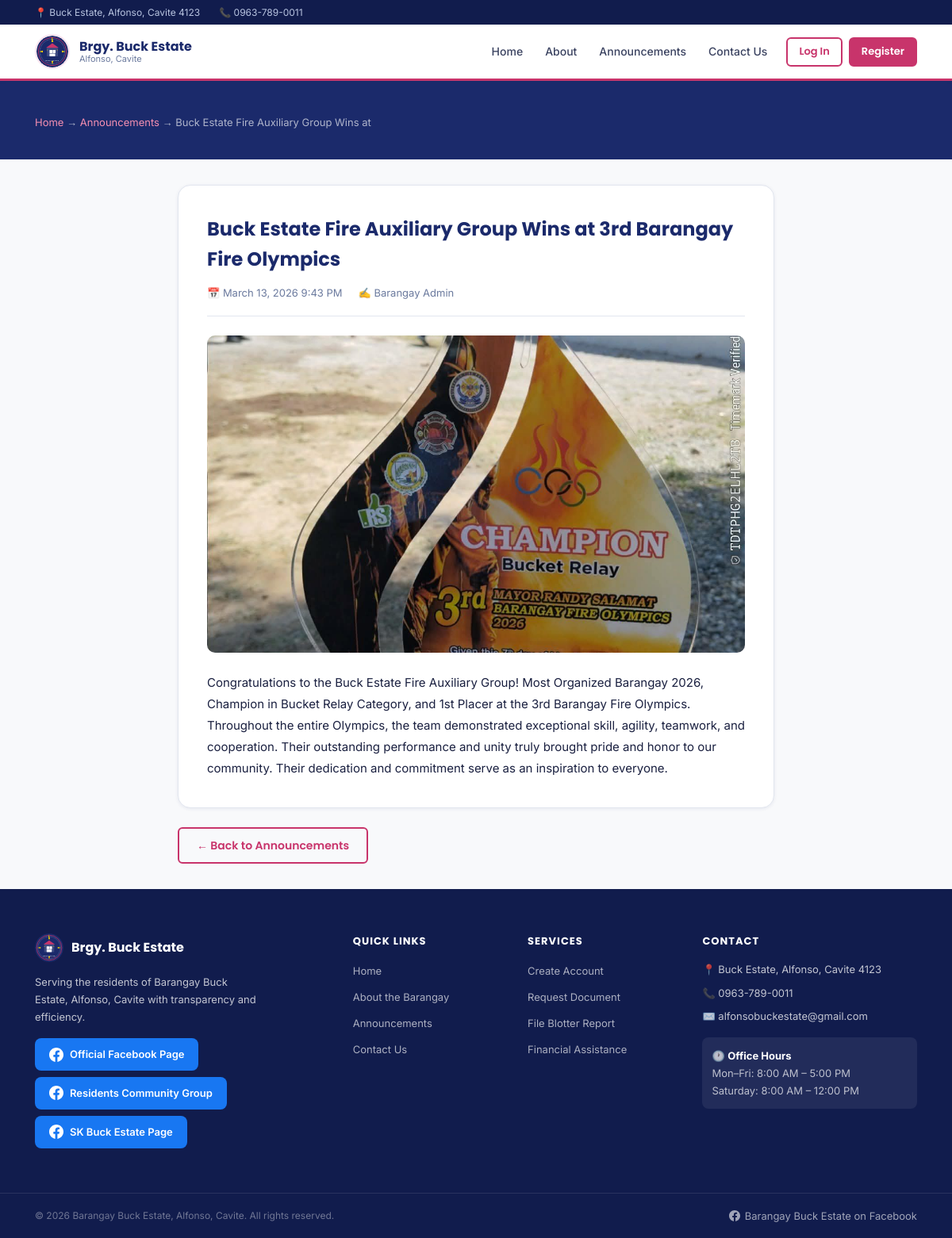
/announcement.php?id=2, run on the app's committed database.
### tables this page shows
CREATE TABLE IF NOT EXISTS `announcements` (
    `id`         INT AUTO_INCREMENT PRIMARY KEY,
    `title`      VARCHAR(255) NOT NULL,
    `content`    TEXT NOT NULL,
    `image_url`  VARCHAR(500),
    `posted_by`  INT,
    `status`     ENUM('published','draft','archived') DEFAULT 'published',
    `created_at` TIMESTAMP DEFAULT CURRENT_TIMESTAMP,
    `updated_at` TIMESTAMP DEFAULT CURRENT_TIMESTAMP ON UPDATE CURRENT_TIMESTAMP,
    FOREIGN KEY (`posted_by`) REFERENCES `users`(`id`) ON DELETE SET NULL
);

CREATE TABLE IF NOT EXISTS `users` (
    `id`         INT AUTO_INCREMENT PRIMARY KEY,
    `fname`      VARCHAR(100) NOT NULL,
    `lname`      VARCHAR(100) NOT NULL,
    `email`      VARCHAR(150) NOT NULL UNIQUE,
    `password`   VARCHAR(255) NOT NULL,
    `address`    TEXT NOT NULL,
    `contact`    VARCHAR(20) NOT NULL,
    `role`       ENUM('resident','admin') NOT NULL DEFAULT 'resident',
    `status`     ENUM('active','inactive') NOT NULL DEFAULT 'active',
    `created_at` TIMESTAMP DEFAULT CURRENT_TIMESTAMP
);

### includes/functions.php (called while the page is built, shortened)
<?php
function sanitize(string $value): string {
    return htmlspecialchars(trim($value), ENT_QUOTES, 'UTF-8');
}
function formatDateTime(string $date): string {
    return date('F j, Y g:i A', strtotime($date));
}

### announcement.php (the view, shortened to what this page needs)
<?php
require_once __DIR__ . '/includes/functions.php';
$pdo = getDB();
$id  = (int)($_GET['id'] ?? 0);
$stmt = $pdo->prepare("SELECT a.*, u.fname, u.lname FROM announcements a LEFT JOIN users u ON a.posted_by=u.id WHERE a.id=? AND a.status='published'");
$stmt->execute([$id]);
$ann = $stmt->fetch();
require_once __DIR__ . '/includes/header.php';
?>
<div class="page-header">
    <div class="container">
        <p class="page-header__breadcrumb"><a href="/index.php">Home</a> → <a href="/announcements.php">Announcements</a> → <?= sanitize(substr($ann['title'],0,40)) ?></p>
    </div>
</div>
<section class="section--sm">
    <div class="container" style="max-width:800px;">
        <div class="announce-detail fade-in">
            <h1 class="announce-detail__title"><?= sanitize($ann['title']) ?></h1>
            <div class="announce-detail__meta">
                <span>📅 <?= formatDateTime($ann['created_at']) ?></span>
                <span>✍️ <?= sanitize($ann['fname'] . ' ' . $ann['lname']) ?></span>
            </div>
            <?php if (!empty($ann['image_url'])): ?>
                <img src="<?= sanitize($ann['image_url']) ?>" alt="<?= sanitize($ann['title']) ?>" class="announce-detail__img" loading="lazy">
            <?php endif; ?>
            <div class="announce-detail__content"><?= nl2br(sanitize($ann['content'])) ?></div>
        </div>
        <div class="mt-3">
            <a href="/announcements.php" class="btn btn--outline">← Back to Announcements</a>
        </div>
    </div>
</section>
<?php require_once __DIR__ . '/includes/footer.php'; ?>

### assets/css/style.css (style rules this page uses)
:root { --primary: #1B2A6B; --primary-dark: #111c4d; --primary-light: #2d3f8a; --accent: #C8346B; --accent-dark: #a02758; --accent-light: #fce4ef; --white: #ffffff; --gray-50: #f8f9fb; --gray-100: #f0f2f7; --gray-200: #e2e6ef; --gray-300: #c8cfe0; --gray-500: #6b7a9e; --gray-700: #3a4260; --text: #1a2040; --text-muted: #6b7a9e; --success: #1a8f5a; --success-bg: #e6f7f0; --warning: #b77c00; --warning-bg: #fff8e1; --danger: #c0392b; --danger-bg: #fdecea; --info: #1565c0; --info-bg: #e3f0ff; --radius-sm: 6px; --radius: 10px; --radius-lg: 16px; --shadow-sm: 0 1px 4px rgba(27,42,107,.08); --shadow: 0 4px 20px rgba(27,42,107,.10); --shadow-lg: 0 8px 32px rgba(27,42,107,.14); --transition: all .2s ease; --font-heading: 'Poppins', sans-serif; --font-body: 'Inter', sans-serif; --max-width: 1160px; }
*, *::before, *::after { box-sizing: border-box; margin: 0; padding: 0; }
html { scroll-behavior: smooth; }
body { font-family: var(--font-body); font-size: 15px; color: var(--text); background: var(--gray-50); line-height: 1.6; }
img { max-width: 100%; display: block; }
a { color: var(--accent); text-decoration: none; transition: var(--transition); }
.container { max-width: var(--max-width); margin: 0 auto; padding: 0 24px; }
.btn { display: inline-flex; align-items: center; justify-content: center; gap: 6px; font-family: var(--font-heading); font-weight: 600; border: 2px solid transparent; border-radius: var(--radius-sm); cursor: pointer; transition: var(--transition); white-space: nowrap; text-decoration: none; }
.btn--outline { background: transparent; color: var(--accent); border-color: var(--accent); padding: 10px 22px; font-size: 14px; }
.section--sm { padding: 32px 0; }
.page-header { background: var(--primary); color: var(--white); padding: 36px 0; }
.page-header__breadcrumb { font-size: 13px; color: rgba(255,255,255,.65); margin-top: 6px; }
.page-header__breadcrumb a { color: #f48fb1; }
.announce-detail { background: var(--white); border-radius: var(--radius-lg); padding: 36px; border: 1px solid var(--gray-200); box-shadow: var(--shadow-sm); }
.announce-detail__title { font-family: var(--font-heading); font-size: 24px; font-weight: 700; color: var(--primary); margin-bottom: 12px; }
.announce-detail__meta { display: flex; gap: 20px; font-size: 13px; color: var(--text-muted); margin-bottom: 24px; padding-bottom: 18px; border-bottom: 1px solid var(--gray-200); }
.announce-detail__content { font-size: 15px; line-height: 1.8; color: var(--text); }
.mt-3 { margin-top: 24px; }
.fade-in { opacity: 0; transform: translateY(30px); transition: opacity 0.7s ease-out, transform 0.7s ease-out; }
.fade-in.visible { opacity: 1; transform: translateY(0); }
.announce-detail__img { width: 100%; max-height: 400px; object-fit: cover; border-radius: var(--radius); margin-bottom: 24px; }

### data on the page
announcements: title "Buck Estate Fire Auxiliary Group Wins at", title "Buck Estate Fire Auxiliary Group Wins at 3rd Barangay Fire Olympics", created_at "March 13, 2026 9:43 PM", posted_by.lname "Barangay Admin", image_url (picture), content "Congratulations to the Buck Estate Fire Auxiliary Group! Most Organized Barangay 2026, Champion in Bucket Relay Category, and 1st Placer at the 3rd Barangay Fire Olympics. Throughout the entire Olympics, the team demonstrated exceptional skill, agility, teamwork, and cooperation. Their outstanding performance and unity truly brought pride and honor to our community. Their dedication and commitment serve as an inspiration to everyone."

### other printed values
SITE_CONTACT "0963-789-0011"
SITE_ADDRESS "Buck Estate, Alfonso, Cavite 4123"
SITE_EMAIL "alfonsobuckestate@gmail.com"
